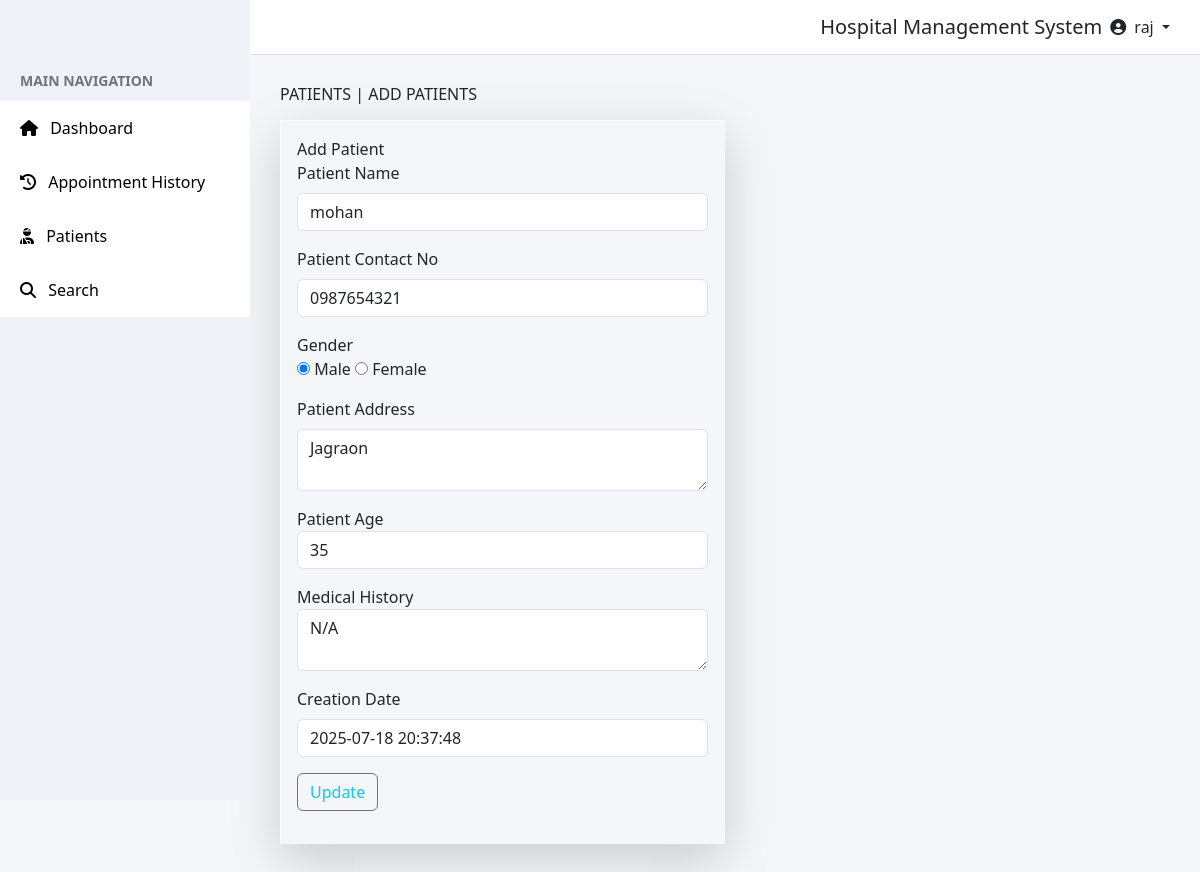
/edit-patient.php (signed in), run on the app's committed database.
### tables this page shows
CREATE TABLE `tblpatient` (
  `id` int(11) NOT NULL,
  `Docid` int(11) NOT NULL,
  `PatientName` varchar(100) NOT NULL,
  `PatientContno` varchar(20) NOT NULL,
  `PatientEmail` varchar(100) NOT NULL,
  `PatientGender` enum('Male','Female') NOT NULL,
  `PatientAdd` varchar(255) NOT NULL,
  `PatientAge` int(11) NOT NULL,
  `PatientMedhis` text DEFAULT NULL,
  `CreationDate` timestamp NOT NULL DEFAULT current_timestamp() ON UPDATE current_timestamp(),
  `UpdationDate` timestamp NOT NULL DEFAULT '0000-00-00 00:00:00'
);

### edit-patient.php (the view, shortened to what this page needs)
<?php
$doctor_id = $_SESSION['doctor_id'];
$select_query = "SELECT * FROM tblpatient WHERE Docid = '$doctor_id'";
$execute_query = mysqli_query($conn, $select_query);
$row = mysqli_fetch_assoc($execute_query);
?>
<!DOCTYPE html>
<html lang="en">
<head>
    <link href="https://cdn.jsdelivr.net/npm/bootstrap@5.3.7/dist/css/bootstrap.min.css" rel="stylesheet">
    <link href="https://cdnjs.cloudflare.com/ajax/libs/font-awesome/6.5.0/css/all.min.css" rel="stylesheet">
</head>
<body>
    <div class="sidebar position-fixed">
        <div class="menu-title">Main Navigation</div>
        <a href="doctor-dashboard.php"><i class="fas fa-home me-2"></i> Dashboard</a>
        <a href="appointment-history.php"><i class="fas fa-history me-2"></i> Appointment History</a>
        <a href="#"><i class="fas fa-user-injured me-2"></i> Patients</a>
        <a href="#"><i class="fas fa-search me-2"></i> Search</a>
    </div>
    <div class="topbar">
        <h5 class="m-0 ms-auto me-2">Hospital Management System</h5>
        <div class="dropdown">
            <a class="text-dark text-decoration-none dropdown-toggle" href="#" data-bs-toggle="dropdown">
                <i class="fas fa-user-circle me-1"></i> <?php echo $_SESSION['doctor_name']; ?>
            </a>
        </div>
    </div>
    <div class="content">
        <h6 class="mb-3">PATIENTS | ADD PATIENTS</h6>
        <div class="form border border-1 border-light shadow-lg p-3 w-50">
            <span>Add Patient</span>
            <form action="" method="post">
                <div class="mb-3">
                    <label for="" class="form-label">Patient Name</label>
                    <input type="text" class="form-control" name="name" value="<?php echo $row['PatientName'] ?>">
                </div>
                <div class="mb-3">
                    <label for="" class="form-label">Patient Contact No</label>
                    <input type="tel" class="form-control" name="contact" value="<?php echo $row['PatientContno']; ?>">
                </div>
                <div class="mb-3">
                    <label for="">Gender</label><br>
                    <input type="radio" name="gender" value="Male" <?php if ($row['PatientGender'] == 'Male') echo 'checked'; ?>> Male
                    <input type="radio" name="gender" value="Female" <?php if ($row['PatientGender'] == 'Female') echo 'checked'; ?>> Female
                </div>
                <div class="mb-3">
                    <label for="" class="form-label">Patient Address</label><br>
                    <textarea name="address" rows="2" cols="50" class="form-control"><?php echo $row['PatientAdd']; ?></textarea>
                </div>
                <div class="mb-3">
                    <label for="">Patient Age</label>
                    <input type="text" class="form-control" name="age" value="<?php echo $row['PatientAge']; ?>">
                </div>
                <div class="mb-3">
                    <label for="">Medical History</label>
                    <textarea name="history" rows="2" cols="50" class="form-control"><?php echo $row['PatientMedhis']; ?></textarea>
                </div>
                <div class="mb-3">
                    <label for="" class="form-label">Creation Date</label>
                    <input type="text" class="form-control" value="<?php echo $row['CreationDate']; ?>">
                </div>
                <div class="mb-3">
                    <button type="submit" class="btn btn-outline-secondary text-info">Update</button>
                </div>
            </form>
        </div>
    </div>
</body>
</html>

### edit-patient.php (style rules this page uses)
body { font-family: 'Segoe UI', sans-serif; background-color: #f4f6f9; margin: 0; }
.sidebar { height: 100vh; width: 250px; position: fixed; top: 0; left: 0; background-color: #f1f2f7; padding-top: 60px; z-index: 100; }
.sidebar a { padding: 15px 20px; display: block; color: #000; text-decoration: none; background-color: #fff; }
.sidebar .menu-title { padding: 10px 20px; font-weight: bold; text-transform: uppercase; font-size: 14px; color: #6c757d; }
.topbar { background-color: white; padding: 15px 30px; border-bottom: 1px solid #dee2e6; display: flex; justify-content: space-between; align-items: center; margin-left: 250px; }
.content { margin-left: 250px; padding: 30px; }

### data on the page
tblpatient: name "mohan", contact "0987654321", PatientGender "☑", address "Jagraon", age "35", history "N/A", CreationDate "2025-07-18 20:37:48"

### other printed values
$_SESSION['doctor_name'] "raj"
